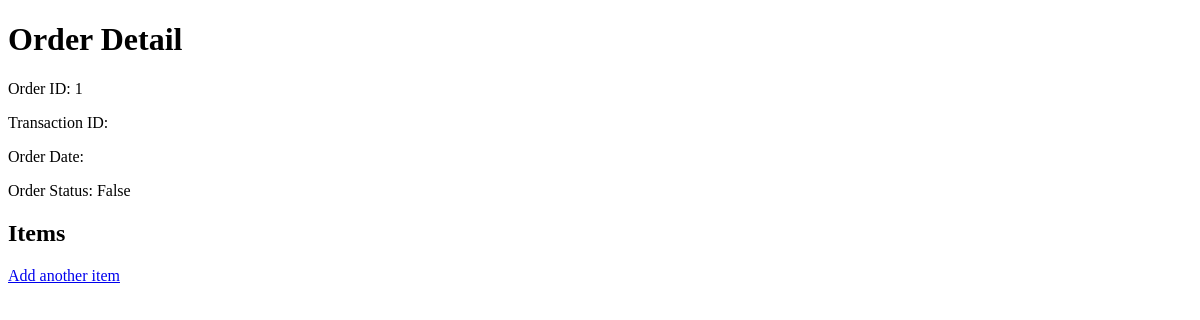
/order/1/ (signed in), run on an earlier commit of the app's database.
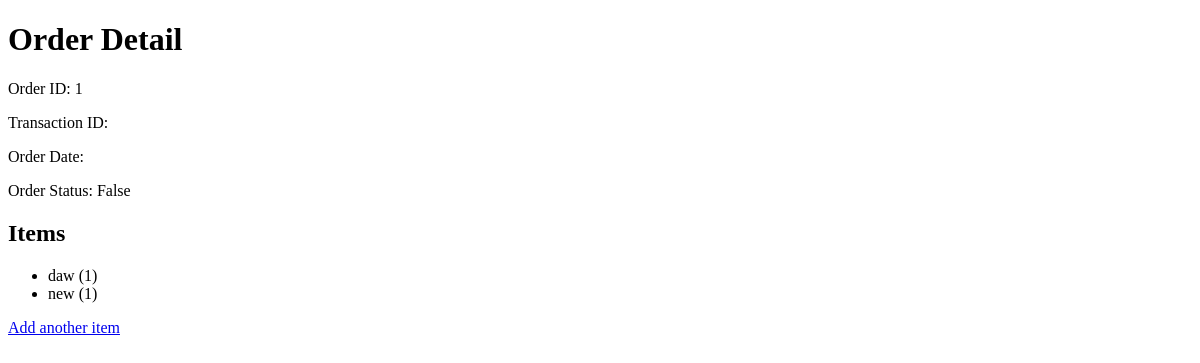
And on a later commit of the database.
### shop/models.py (models this page shows)
class OrderItem(models.Model):
    product = models.ForeignKey(Product, on_delete=models.SET_NULL, null=True)
    order = models.ForeignKey(Order, on_delete=models.CASCADE, related_name='items')
    quantity = models.IntegerField(default=0)
    date_added = models.DateTimeField(auto_now_add=True)

class Product(models.Model):
    category = models.ForeignKey(Category, on_delete=models.SET_NULL, null=True)
    name = models.CharField(max_length=200)
    description = models.TextField()
    price = models.DecimalField(max_digits=10, decimal_places=2)
    stock = models.IntegerField()
    image = models.ImageField(upload_to='products/', blank=True, null=True)

### shop/views.py (the view)
# urls.py: path('order/<int:pk>/', OrderDetailView.as_view(), name='order_detail'),
class OrderDetailView(LoginRequiredMixin, DetailView):
    model = Order
    template_name = 'shop/order_detail.html'
    context_object_name = 'order'

### shop/templates/shop/order_detail.html (shortened to what this page needs)
<!DOCTYPE html>
<html lang="en">
<head>
</head>
<body>
    <h1>Order Detail</h1>
    <p>Order ID: {{ order.id }}</p>
    <p>Transaction ID: {{ order.transaction_id }}</p>
    <p>Order Date: {{ order.created_at }}</p>
    <p>Order Status: {{ order.complete }}</p>
    <h2>Items</h2>
    <ul>
        {% for item in order.items.all %}
        <li>{{ item.product.name }} ({{ item.quantity }})</li>
        {% endfor %}
    </ul>
    <a href="{% url 'shop:add_to_order' order.id %}">Add another item</a>
</body>
</html>

What changed in the data, as far as the page shows it:
added OrderItem: product.name "daw", quantity "1"
added OrderItem: product.name "new", quantity "1"
